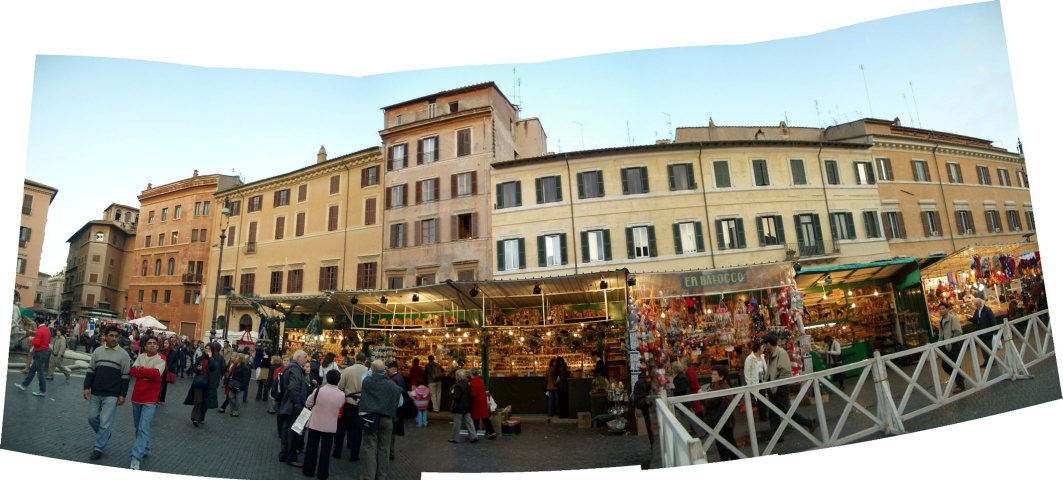
//> input picture data/panorama.png, 2125 x 960 px (shown at 1/2 size)
$ ./main   (built with g++ and OpenCV 4)
//> lines starting //> are read from the running program, lines starting //| are printed output that depends on the picture; after the words box and inside, x2 and y2 are one past the last pixel; in counts of white or black regions, pixels touching at a corner belong together
//> further down, rgbImage is the input picture: 960 rows x 2125 cols, CV_8UC3; mean B, G, R 140.9, 152.7, 155.8
### Utils.h
//
// Created by nuc on 23-7-16.
//

#ifndef CONFORMALRESIZING_UTILS_H
#define CONFORMALRESIZING_UTILS_H

#include <opencv2/opencv.hpp>
#include <iostream>
#include <cmath>
#include <Eigen/Dense>
#include <GL/glew.h>
#include <GLFW/glfw3.h>


using namespace std;
using namespace cv;

const double EPSILON = 1e-6;


class Grid {
public:
    cv::Point2i top_left;     // 左上角顶点
    cv::Point2i top_right;    // 右上角顶点
    cv::Point2i bottom_right; // 右下角顶点
    cv::Point2i bottom_left;  // 左下角顶点

    // [4 lines left out: function Grid, not called in this run]

};

void drawGrids(vector<Grid> grids, string window_name, Mat &paint_img, bool is_wait);

void cropImage(Mat &input_image, Mat &result_image, int quad_length);

void getMask(Mat &input_img, Mat &whiteMask);

GLuint matToTexture(const cv::Mat &mat, GLenum minFilter, GLenum magFilter, GLenum wrapFilter);

void error_callback(int error, const char* description);

void key_callback(GLFWwindow* window, int key, int scancode, int action, int mods);

void init_opengl(int w, int h);

double isInsideGrid(Point2i point, Grid grid);

bool getInvBilinearWeight(Point2i p, Grid grid, pair<double, double> &res_w);

Eigen::MatrixXd bilinearWeightsToMatrix(pair<double,double> w);


#endif //CONFORMALRESIZING_UTILS_H

### GlobalWarping.h
//
// Created by nuc on 23-7-16.
//

#ifndef CONFORMALRESIZING_GLOBALWARPING_H
#define CONFORMALRESIZING_GLOBALWARPING_H
#define GLOBAL_SHOW

#include <opencv2/opencv.hpp>
#include <iostream>
#include <Eigen/Dense>
#include <GL/glew.h>
#include <GL/gl.h>
#include <GL/glut.h>

#include "Utils.h"
#include "lsd.h"

using namespace std;
using namespace cv;

class GlobalWarping {
    vector<Grid> _rectangle_grids;
    vector<Grid> _warped_back_grids;
    vector<vector<Point2i>> _warped_back_coordinates;
    vector<Grid> _optimized_grids;
    vector<vector<Point2i>> _optimized_coordinates;
    Mat _source_img;
    Mat _mask;
    Mat _render_img;
    int _mesh_rows;
    int _mesh_cols;
    int _rectangle_width;
    int _rectangle_height;
    const int _iter_times = 10;
    const int _M = 50;
    const double _lambda_L = 100;
    const double _lambda_B = 1e8;

    int _argc;
    char **_argv;

    void verifyOptimizedGrids();
    void optimizeEnergyFunction();
    void generateCoordinates();
    void calculateShapeEnergy(Eigen::MatrixXd &shape_matrix_A);
    void calculateBoundaryEnergy(Eigen::MatrixXd &boundary_matrix_A, Eigen::VectorXd &boundary_vector_b);
    void getOptimizedGridsFromX(Eigen::VectorXd &X);

    void openGLRender();
    void loadTexture();
    void saveResultImage();
    void initGlobal();
public:
    GlobalWarping(Mat &source_img, Mat &mask, vector<Grid> rectangle_grids,
                  vector<Grid> warped_back_grids, int mesh_rows, int mesh_cols, int argc, char **argv);
};


#endif //CONFORMALRESIZING_GLOBALWARPING_H

### MeshWarping.h
//
// Created by nuc on 23-7-15.
//

#ifndef CONFORMALRESIZING_MESHWARPING_H
#define CONFORMALRESIZING_MESHWARPING_H
#include <opencv2/opencv.hpp>
#include <iostream>

using namespace std;
using namespace cv;

class MeshWarping {
    Mat _source_img;
    Mat _expand_img;
    Mat _mask;
    vector<vector<Point2i>> mesh_vertices_expand_img;
    vector<vector<Point2i>> mesh_vertices_source_img;
    const int mesh_length = 26;
    const int mesh_width = 14;

    void initExpandImageMesh();
public:
    MeshWarping(Mat &source_img, Mat &expand_img, Mat &mask);
};


#endif //CONFORMALRESIZING_MESHWARPING_H

### LocalWarping.h
//
// Created by nuc on 23-7-14.
//

#ifndef CONFORMALRESIZING_LOCALWARPING_H
#define CONFORMALRESIZING_LOCALWARPING_H
#define SHOW
#include <opencv2/opencv.hpp>
#include <iostream>
#include <limits>

using namespace std;
using namespace cv;


class LocalWarping {
    typedef enum
    {
        Top	= 0,
        Bottom	= 1,
        Left = 2,
        Right = 3
    } Position;

    typedef enum
    {
        UpToDown	= 0,
        LeftToRight	= 1,
    } Direction;

    Mat _mask; //undefined region
    Mat _source_img;
    Mat _local_wraping_img;

    Rect getSubImageRect(Position position);
    bool imageShift(Position position);
    void singleShift(Position position, const vector<Point2i> &seam);
    void getEmptyPositionMask(Mat &input, Mat &output);
    void calculateSeam(Mat &src, Mat &mask, Direction direction, vector<Point2i> &seam, Rect roi);
    void calculateCostImage(Mat &input_image, Mat &cost_image, Mat &mask);
    void getTheBiggestPosition(LocalWarping::Position &result_position, const vector<bool> &position_flag);
public:
    LocalWarping(Mat &source_img, Mat &mask);
    void getExpandImage(Mat &image);

};


#endif //CONFORMALRESIZING_LOCALWARPING_H

### Utils.cpp
//
// Created by nuc on 23-7-16.
//

#include "Utils.h"

// [39 lines left out: functions drawGrids, cropImage, not called in this run]

void getMask(Mat &input_img, Mat &whiteMask){
    cv::Scalar lowerWhite = cv::Scalar(245, 245, 245);
    cv::Scalar upperWhite = cv::Scalar(255, 255, 255);

    cv::inRange(input_img, lowerWhite, upperWhite, whiteMask);
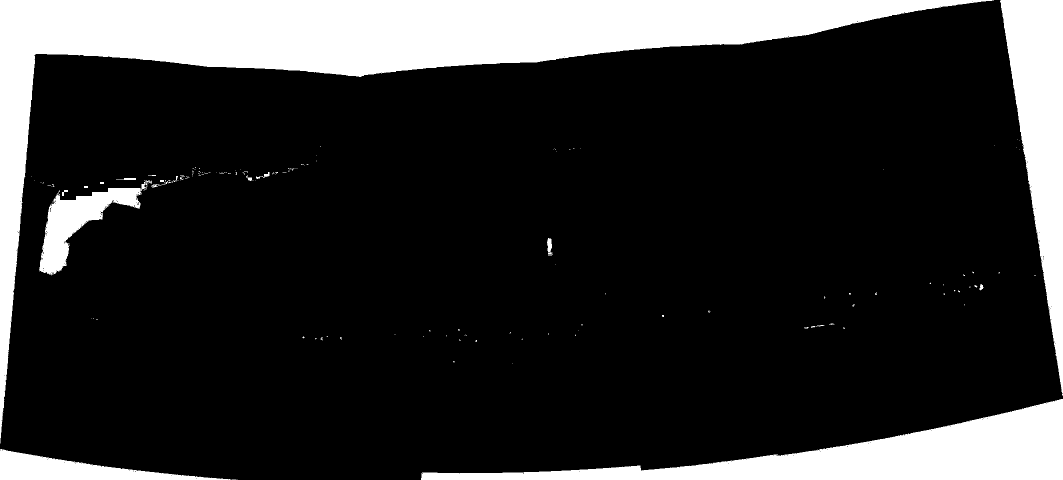
//> whiteMask: 960 rows x 2125 cols, CV_8UC1 (shown at 1/2 size); 18.7% white; 170 white regions (149 under 20 px), largest, box (x1, y1, x2, y2) and area: (0, 0, 1988, 887) 229902, (842, 798, 2125, 960) 74043, (2000, 0, 2125, 786) 49424

    Mat element = getStructuringElement(MORPH_RECT, Size(6, 6));
    morphologyEx(whiteMask, whiteMask, MORPH_OPEN, element);
    dilate(whiteMask,whiteMask, cv::getStructuringElement(cv::MORPH_RECT, cv::Size(12, 12)));
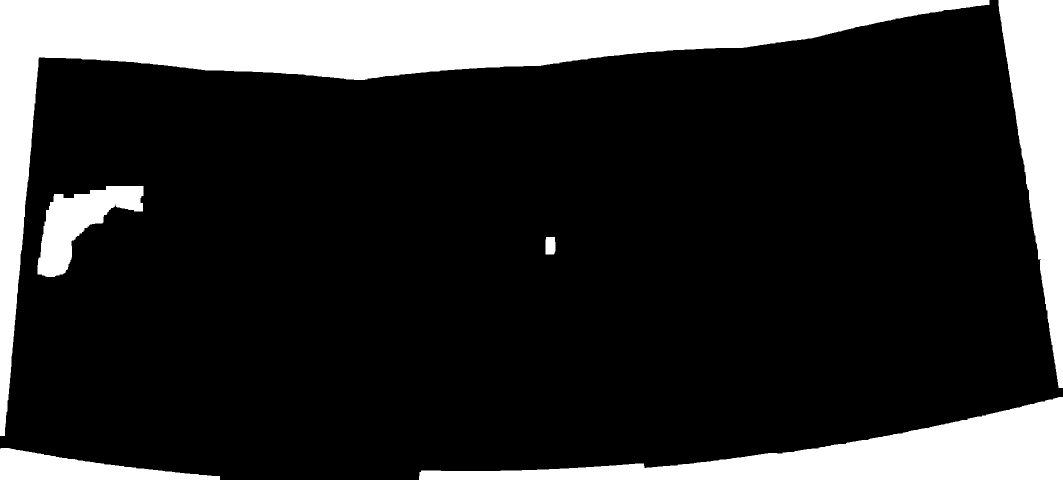
//> whiteMask: 960 rows x 2125 cols, CV_8UC1 (shown at 1/2 size); 20.4% white; 6 white regions
    std::vector<std::vector<cv::Point>> contours;
    std::vector<cv::Vec4i> hierarchy;
    cv::findContours(whiteMask, contours, hierarchy, cv::RETR_EXTERNAL, cv::CHAIN_APPROX_NONE);
//> contours = 6 contours; box (x1, y1, x2, y2) and area: (0, 0, 1979, 872) 247394, (838, 794, 2125, 960) 78406, (1997, 0, 2125, 776) 52364, (75, 372, 287, 554) 16788, (0, 896, 440, 960) 14008, (1091, 474, 1111, 509) 622
//    cv::drawContours(input_img, contours, -1, cv::Scalar(0,0,255), cv::FILLED);

    vector<vector<Point>> contours_in_region;
    for (const auto& contour : contours) {
        // 检查轮廓中的每个点是否在图像边界附近
        bool containsNearBoundary = false;
        for (const auto& point : contour) {
            if (point.x <= 2 || point.x >= input_img.cols - 3 || point.y <= 2 || point.y >= input_img.rows - 3) {
                containsNearBoundary = true;
                break;
            }
        }

        if (!containsNearBoundary) {
            contours_in_region.emplace_back(contour);
        }
    }
//> this loop made 6 passes


    for (const auto& contour : contours_in_region) {
        // 在掩膜图像上填充轮廓
        cv::fillPoly(whiteMask, contour, cv::Scalar(0));
    }
//> this loop made 2 passes
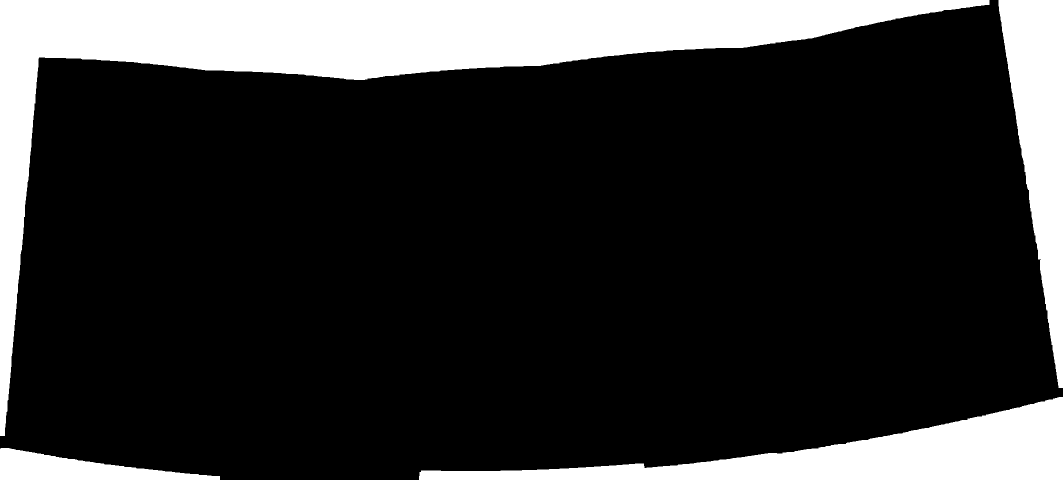
//> whiteMask: 960 rows x 2125 cols, CV_8UC1 (shown at 1/2 size); 19.5% white; 4 white regions, box (x1, y1, x2, y2) and area: (0, 0, 1979, 872) 250161, (838, 794, 2125, 960) 79794, (1997, 0, 2125, 776) 53215, (0, 896, 440, 960) 14483


}

// Function turn a cv::Mat into a texture, and return the texture ID as a GLuint for use
// [58 lines left out: function matToTexture, not called in this run]

void error_callback(int error, const char* description) {
    fprintf(stderr, "Error: %s\n", description);
}

// [25 lines left out: functions key_callback, init_opengl, isInsideGrid, not called in this run]

float cross( Point2f a, Point2f b ) { return a.x*b.y - a.y*b.x; }

// [57 lines left out: functions getInvBilinearWeight, bilinearWeightsToMatrix, not called in this run]

### LocalWarping.cpp
//
// Created by nuc on 23-7-14.
//

#include "LocalWarping.h"

// [45 lines left out: function show_displacement_map, not called in this run]


LocalWarping::LocalWarping(Mat &source_img, Mat &mask) {
    _source_img = source_img.clone();
    _mask = mask.clone();
    _local_wraping_img = source_img.clone();
    for(int row = 0; row < _source_img.rows; row++){
        vector<Point2i> col_points(_source_img.cols,Point2i(0,0));
        _displacement_map.emplace_back(col_points);
    }

    vector<bool> position_flag(4);
    for(int i = 0; i < 4; i++) position_flag[i] = true;
    while(true){
        Position position;
        getTheBiggestPosition(position, position_flag);
//        position = Bottom;
        position_flag[position] = imageShift(position);
//        for(int i = 0; i < 4; i++){
//            position_flag[i] = imageShift(Position(i));
//        }
        if(!position_flag[0] && !position_flag[1] && !position_flag[2] && !position_flag[3]) break;

    }
#ifdef LOCAL_SHOW
    draw_all_seams();
#endif
}

Rect LocalWarping::getSubImageRect(Position position) {
    Rect roi;
    // 获取图像宽度和高度
    int width = _mask.cols;
    int height = _mask.rows;

    if(position == Top || position == Bottom){
        int longestLength = 0;  // 最长连续像素点集合的长度
        int startPoint = -1;  // 起点位置
        int endPoint = -1;    // 终点位置
        int currentStart = -1;  // 当前连续像素点集合的起点
        int currentLength = 0;  // 当前连续像素点集合的长度

        uchar* rowData;

        if(position == Top){
            rowData = _mask.ptr<uchar>(0);
        }
        else{
            rowData = _mask.ptr<uchar>(height-1);
        }
        for (int i = 0; i < width; ++i)
        {
            if (rowData[i] == 255)  // 当前像素为白色(255)
            {
                if (currentStart == -1)  // 当前没有连续像素点集合，设置起点
                    currentStart = i;

                currentLength++;  // 增加连续像素点集合的长度

                // 更新最长连续像素点集合的信息
                if (currentLength > longestLength)
                {
                    longestLength = currentLength;
                    startPoint = currentStart;
                    endPoint = i;
                }
            }
            else  // 当前像素为黑色(0)
            {
                currentStart = -1;  // 重置连续像素点集合的起点
                currentLength = 0;  // 重置连续像素点集合的长度
            }
        }
        roi = Rect(startPoint,0,longestLength,height);
    }
    else{
        int longestLength = 0;  // 最长连续像素点集合的长度
        int startPoint = -1;  // 起点位置
        int endPoint = -1;    // 终点位置
        int currentStart = -1;  // 当前连续像素点集合的起点
        int currentLength = 0;  // 当前连续像素点集合的长度

        int col_index;
        if(position == Left){
            col_index = 0;
        }
        else{
            col_index = width - 1;
        }
        // 遍历最左列的像素
        for (int row_index = 0; row_index < height; ++row_index)
        {
            if (_mask.at<uchar>(row_index, col_index) == 255)  // 当前像素为白色(255)
            {
                if (currentStart == -1)  // 当前没有连续像素点集合，设置起点
                    currentStart = row_index;

                currentLength++;  // 增加连续像素点集合的长度

                // 更新最长连续像素点集合的信息
                if (currentLength > longestLength)
                {
                    longestLength = currentLength;
                    startPoint = currentStart;
                    endPoint = row_index;
                }
            }
            else  // 当前像素为黑色(0)
            {
                currentStart = -1;  // 重置连续像素点集合的起点
                currentLength = 0;  // 重置连续像素点集合的长度
            }
        }
        roi = Rect(0,startPoint,width,longestLength);
    }

    return roi;
}

// [29 lines left out: function getEmptyPositionMask, not called in this run]

bool LocalWarping::imageShift(Position position) {
    Rect roi = getSubImageRect(position);
    if(roi.width == 0 || roi.height == 0) return false;

    Mat image_roi = Mat(this->_local_wraping_img, roi);
    Mat mask_roi = Mat(this->_mask,roi);
    Direction direction;
    vector<Point2i> seam;

    if(position == Left || position == Right) direction = UpToDown;
    else direction = LeftToRight;

    calculateSeam(image_roi, mask_roi, direction, seam, roi);
    insertSeamAndUpdateDisplacementMap(position, seam);


    return true;
}


void LocalWarping::calculateSeam(Mat &src, Mat &mask, Direction direction, vector<Point2i> &seam, Rect roi) {
    Mat cost_image(src.size(), CV_32FC1);
    calculateCostImage(src, cost_image, mask);

    Mat path_map;
    if(direction == LeftToRight){
        cv::rotate(cost_image, cost_image, cv::ROTATE_90_CLOCKWISE);
    }


    path_map = Mat(cost_image.size(), CV_32SC1);
    //M(i,j)=E(i,j)+min(M(i−1,j−1),M(i−1,j),M(i−1,j+1))
    for (int i = 0; i < cost_image.rows; ++i)
    {
        for (int j = 0; j < cost_image.cols; ++j)
        {
            if(i == 0){
                path_map.at<int>(i,j) = 0;
            }
            else{
                float up_left, up, up_right;
                up = cost_image.at<float>(i - 1, j);
                if(j-1 < 0){
                    up_left = std::numeric_limits<float>::max();
                }
                else{
                    up_left = cost_image.at<float>(i - 1, j - 1);
                }
                if(j+1 == cost_image.cols){
                    up_right = std::numeric_limits<float>::max();
                }
                else{
                    up_right = cost_image.at<float>(i - 1, j + 1);
                }

                if(up <= min(up_left,up_right)){
                    path_map.at<int>(i,j) = 0;
                    cost_image.at<float>(i, j) += up;
                }
                else if(up_left <= min(up,up_right)){
                    path_map.at<int>(i,j) = -1;
                    cost_image.at<float>(i, j) += up_left;
                }
                else if(up_right <= min(up,up_left)){
                    path_map.at<int>(i,j) = 1;
                    cost_image.at<float>(i, j) += up_right;
                }
                else{
                    CV_Assert(false);
                }
            }

        }
    }

    // 获取最下面一行的像素数据指针
    float* rowData = cost_image.ptr<float>(cost_image.rows - 1);

    int minIndex = 0;      // 最小值点的索引
    float minValue = rowData[0];  // 最小值点的像素值

    // 遍历最下面一行的像素，寻找最小值点的位置
    for (int i = 1; i < cost_image.cols; ++i)
    {
        float pixelValue = rowData[i];
        if (pixelValue < minValue)
        {
            minIndex = i;
            minValue = pixelValue;
        }
    }

    seam.emplace_back(minIndex,path_map.rows-1);
    int last_col_index = minIndex;
    for (int i = path_map.rows - 1; i >= 1; i--)
    {
        int move_direction =  path_map.at<int>(Point2i(last_col_index,i ));
        int col_pos = last_col_index + move_direction;
        seam.emplace_back(col_pos,i-1 );
        last_col_index = col_pos;
    }

    if(direction == LeftToRight){
        for(int i = 0; i < seam.size(); i++){
            Point2i temp_point(seam[i].y, src.rows - 1 - seam[i].x);
            seam[i] = temp_point;
        }
    }

    for(int i = 0; i < seam.size(); i++){
        seam[i].x += roi.x;
        seam[i].y += roi.y;
    }

    _all_seams.push_back(seam);

}

void LocalWarping::calculateCostImage(Mat &input_image, Mat &cost_image, Mat &mask) {

    // 转换为灰度图像
    cv::Mat grayImage;
    cv::cvtColor(input_image, grayImage, cv::COLOR_BGR2GRAY);

    // 计算梯度
    cv::Mat gradientX, gradientY;
    cv::Sobel(grayImage, gradientX, CV_32F, 1, 0,3);
    cv::Sobel(grayImage, gradientY, CV_32F, 0, 1,3);

    // 计算梯度幅值
    cv::convertScaleAbs(gradientX, gradientX);
    cv::convertScaleAbs(gradientY, gradientY);
    cv::addWeighted(gradientX, 0.5, gradientY, 0.5, 0, cost_image, CV_32FC1);

//show
//    cv::Mat dst;
//    cv::normalize(cost_image, dst, 0, 1, cv::NORM_MINMAX);
//    cv::imshow("test", dst);
//    cv::waitKey(0);
//


    // 将 mask 图像中像素值为 255 的点在cost_image中对应的值设置为 10^8
    for (int i = 0; i < cost_image.rows; ++i)
    {
        for (int j = 0; j < cost_image.cols; ++j)
        {
            uchar value = mask.at<uchar>(i,j);
            if (value == 255)
            {
                cost_image.at<float>(i, j) = 1e8;  // 设置为 10 的 8 次方
            }
        }
    }

}

// [80 lines left out: function insertSeamAndUpdateDisplacementMap, not called in this run]

void LocalWarping::getTheBiggestPosition(LocalWarping::Position &result_position, const vector<bool> &position_flag) {
    int max_roi_length = 0;
    Position max_roi_position;
    for(int i = 0; i < 4; i++){
        if(!position_flag[i]) continue;
        max_roi_position = Position(i);
    }
    for(int i = 0; i < 4; i++){
        if(!position_flag[i]) continue;
        Position position = Position(i);
        Rect roi = getSubImageRect(position);
        int length = ((position == Top || position == Bottom) ? roi.width : roi.height);
        if(length > max_roi_length){
            max_roi_length = length;
            max_roi_position = position;
        }
    }
    result_position = max_roi_position;
}

void LocalWarping::getExpandImage(Mat &image) {
    image = _local_wraping_img.clone();
}

void LocalWarping::getSeams(vector<vector<Point2i>> &displacement_map) {
    displacement_map = _displacement_map;
}

// [11 lines left out: function draw_all_seams, not called in this run]

### main.cpp
//
// Created by nuc on 23-7-14.
//
#include <iostream>
#include <opencv2/opencv.hpp>
#include <unistd.h>
#include "LocalWarping.h"
#include "MeshWarping.h"
#include "GlobalWarping.h"
#include "Utils.h"

using namespace std;
using namespace cv;

// #define SHOW_MASK

const int super_parameter_mesh_quad_length = 28; //recommend 28
const int super_parameter_img_width = 900; //recommend 1000
const string test_img_name = "panorama.png";

int g_window_width  = 640;
int g_window_height = 480;
int g_mesh_rows;
int g_mesh_cols;
vector<Grid> g_optimized_grids;
vector<Grid> g_warped_back_grids;


// [74 lines left out: functions draw_frame, resize_callback, enlargeGrids, not called in this run]


int main(int argc, char* argv[]){
    std::string sourceDir = __FILE__;
    std::string image_path = sourceDir.substr(0,sourceDir.length()-8) + "data/" + test_img_name;
    Mat rgbImage = imread(image_path);
    // we use the mask to denote the empty area
    Mat mask(rgbImage.size(), CV_8UC1);
    getMask(rgbImage, mask);
    Mat original_image = rgbImage.clone();

    //down_sample
    Size original_size = original_image.size();
    if(1) {
        resize(rgbImage,rgbImage,Size(super_parameter_img_width,super_parameter_img_width*rgbImage.rows/rgbImage.cols));
//> rgbImage: 406 rows x 900 cols, CV_8UC3
        resize(mask,mask,Size(super_parameter_img_width,super_parameter_img_width*mask.rows/mask.cols));
    }
//    cropImage(rgbImage,rgbImage,super_parameter_mesh_quad_length);
//    cropImage(mask,mask,super_parameter_mesh_quad_length);

    Size shrink_size = rgbImage.size();


#ifdef SHOW_MASK
    cv::namedWindow("image",WINDOW_NORMAL);
    cv::imshow("image",rgbImage);
    cv::namedWindow("mask",WINDOW_NORMAL);
    cv::imshow("mask",mask);
    waitKey(0);
#endif
    //local warping
    Mat expand_img;
    vector<vector<Point2i>> displacement_map;
    LocalWarping localWarping(rgbImage, mask);
//> (in LocalWarping, `_displacement_map.emplace_back(col_points);` was passed over: _displacement_map is not available in this run)
//> (in calculateSeam, `_all_seams.push_back(seam);` was passed over: _all_seams is not available in this run)
//> (the run ends here: the program needs code that is not available in this run, at `insertSeamAndUpdateDisplacementMap(position, seam);`)
